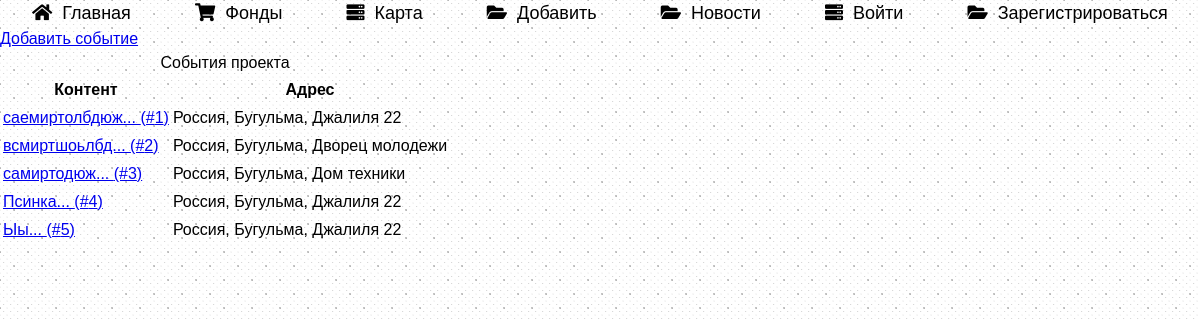
/events/, run on an earlier commit of the app's database.
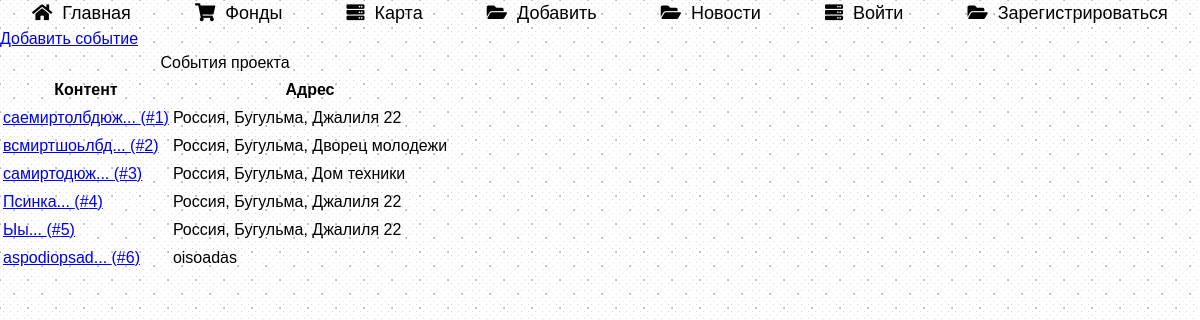
And on a later commit of the database.
### data/model_events.py (models this page shows)
class Event(SqlAlchemyBase, SerializerMixin):
    __tablename__ = 'events'
    id = sqlalchemy.Column(sqlalchemy.Integer,
                           primary_key=True, autoincrement=True)
    address = sqlalchemy.Column(sqlalchemy.String)
    content = sqlalchemy.Column(sqlalchemy.String)
    user_id = sqlalchemy.Column(sqlalchemy.Integer,
                                sqlalchemy.ForeignKey("users.id"))
    photo = sqlalchemy.orm.relation("File", uselist=False)
    map_photo = sqlalchemy.Column(sqlalchemy.String)

### blueprints/events.py (the view)
@blueprint.route('/events/', methods=['GET', 'POST'])
def events():
    session = db_session.create_session()
    events = session.query(Event).all()
    return render_template('events.html', events=events)

### data/db_session.py (called while the page is built)
def create_session() -> Session:
    global __factory
    return __factory()

### templates/events.html
{% extends "base.html" %}
{% block content %}
    <a href="/add_event" >Добавить событие</a>
    <table class="average-table">
        <caption>События проекта</caption>
        <thead>
            <th>Контент</th>
            <th>Адрес</th>
        </thead>
        <tbody>
            {% for event in events %}
                <tr>
                    <td><a href="/event/{{ event.id }}">{{ event.content[:15] + "..." }} (#{{ event.id }})</a></td>
                    <td>{{ event.address }}</td>
                </tr>
            {% endfor %}
        </tbody>
    </table>
{% endblock %}

### templates/base.html (shortened to what this page needs)
<!DOCTYPE html>
<html lang="en">
<head>
    <link rel="stylesheet" href="/static/css/fonts.css" type="text/css">
    <link rel="stylesheet" href="https://use.fontawesome.com/releases/v5.8.2/css/all.css">
    <link rel="stylesheet" href="/static/css/bootstrap-grid.min.css">
    <link rel="stylesheet" href="/static/css/style.min.css">
</head>
<body>
    <header class="page-header">
            <div class="dws-menu">
                <ul class="dws-ul">
                    <li class="dws-li"><a href="/"><i class="fa fa-home" aria-hidden="true"></i>Главная</a></li>
                    <li class="dws-li"><a href="#"><i class="fa fa-shopping-cart" aria-hidden="true"></i>Фонды</a></li>
                    <li class="dws-li"><a href="/events"><i class="fa fa-server" aria-hidden="true"></i>Карта</a></li>
                    <li class="dws-li"><a href="/add_event"><i class="fa fa-folder-open" aria-hidden="true"></i>Добавить</a></li>
                    <li class="dws-li"><a href="/"><i class="fa fa-folder-open" aria-hidden="true"></i>Новости</a></li>
                    {% if current_user.is_authenticated %}
                        <li class="dws-li"><a href="/user/{{ current_user.id }}"><i class="fa fa-folder-open" aria-hidden="true"></i>Личный кабинет</a></li>
                    {% else %}
                        <li class="dws-li"><a href="/login"><i class="fa fa-server" aria-hidden="true"></i>Войти</a></li>
                        <li class="dws-li"><a href="/registration"><i class="fa fa-folder-open" aria-hidden="true"></i>Зарегистрироваться</a></li>
                    {% endif %}
                </ul>
            </div>
    </header>
    <main>
        <div>
            {% block content %}{% endblock %}
        </div>
    </main>
</body>
</html>

What changed in the data, as far as the page shows it:
added Event: content "aspodiopsad...", id "6", address "oisoadas"
